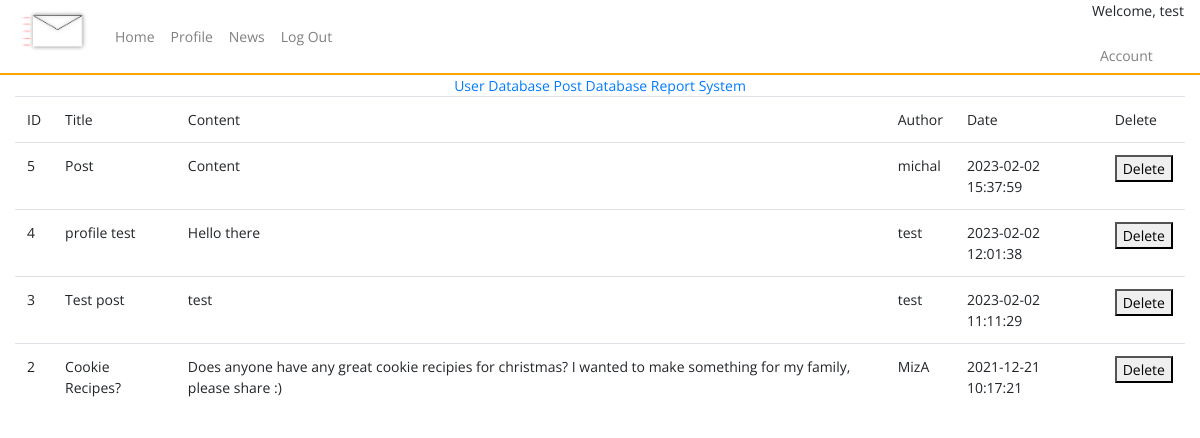
The page /admin/posts (signed in) on the database its author committed.
### tables this page shows
CREATE TABLE posts (
    ID INTEGER PRIMARY KEY AUTOINCREMENT,
    title TEXT NOT NULL,
    content TEXT NOT NULL,
    by_user TEXT NOT NULL,
    created_at timestamp default current_timestamp
);

### app.py (the view)
@app.route("/admin/posts")
def admin_posts():
    if not session.get('username'):
        return redirect(url_for('home'))
    post_table=query_db('SELECT * FROM posts ORDER BY created_at DESC')
    return render_template("post_database.html", post_table = post_table)

### app.py (called while the page is built)
def query_db(query, args=(), one=False):
    con = g._database = sqlite3.connect(DATABASE)
    con.row_factory = sqlite3.Row
    cur = con.execute(query, args)
    rv = cur.fetchall()
    cur.close()
    return (rv[0] if rv else None) if one else rv

### templates/post_database.html (shortened to what this page needs)
{% include "admin.html" %}
<div class="container-fluid col">
    <table class="table">
        <tr>
            <td>ID</td>
            <td>Title</td>
            <td>Content</td>
            <td>Author</td>
            <td>Date</td>
            <td>Delete</td>
        </tr>
        <tr>
            {% for post in post_table %}
            <td>{{post.ID}}</td>
            <td>{{post.title}}</td>
            <td>{{post.content}}</td>
            <td>{{post.by_user}}</td>
            <td>{{post.created_at}}</td>
            <td><button type="button" onClick="{{url_for}}">Delete</td></tr>
            {% endfor %}
        </table>
    </div>

### static/css/style.css (style rules this page uses)
body { font-family: 'Open Sans', sans-serif; font-weight: 400px; font-size: 14px; }
.table { margin-left: auto; margin-right: auto; }

### rows shown on the page
posts: ID "5", title "Post", content "Content", by_user "michal", created_at "2023-02-02 15:37:59"
posts: ID "4", title "profile test", content "Hello there", by_user "test", created_at "2023-02-02 12:01:38"
posts: ID "3", title "Test post", content "test", by_user "test", created_at "2023-02-02 11:11:29"
posts: ID "2", title "Cookie Recipes?", content "Does anyone have any great cookie recipies for christmas? I wanted to make something for my family, please share :)", by_user "MizA", created_at "2021-12-21 10:17:21"

### other values the page prints
{{ session.username }} "test"
